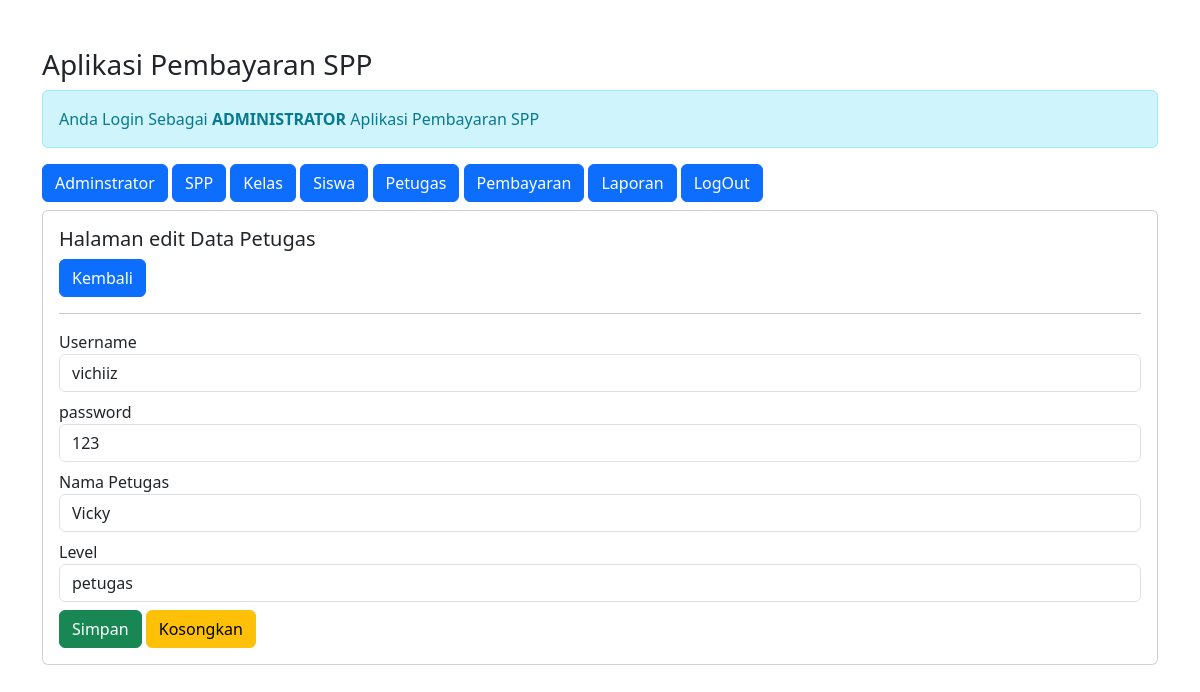
Page /admin/admin.php?url=edit-petugas&id_petugas=2 (signed in) on the committed database.
### tables this page shows
CREATE TABLE `petugas` (
  `id_petugas` int(11) NOT NULL,
  `username` varchar(25) NOT NULL,
  `password` varchar(32) NOT NULL,
  `nama_petugas` varchar(35) NOT NULL,
  `level` enum('admin','petugas') NOT NULL
);

### admin/edit-petugas.php (the view, shortened to what this page needs)
<?php
$id_petugas = $_GET['id_petugas'];
include '../koneksi.php';
$sql = "SELECT*FROM petugas WHERE id_petugas='$id_petugas'";
$query = mysqli_query($koneksi, $sql);
$data = mysqli_fetch_array($query);
?>
<h5>Halaman edit Data Petugas</h5>
<a href="?url=petugas" class="btn btn-primary"> Kembali </a>
<hr>
<form method="post" action="?url=proses-edit-petugas&id_petugas=<?= $id_petugas;?>">
    <div class="form-group mb-2"><label>Username</label>
        <input value="<?= $data['username'] ?>" type="text" name="username" class="form-control" required>
    </div>
    <div class="form-group mb-2"><label>password</label>
        <input value="<?= $data['password'] ?>" type="text" name="password" class="form-control" required>
    </div>
    <div class="form-group mb-2"><label>Nama Petugas</label>
        <input value="<?= $data['nama_petugas'] ?>" type="text" name="nama_petugas" class="form-control" required>
    </div>
    <div class="form-group mb-2"><label>Level</label>
        <select name="level" class="form-control" required>
            <option value="<?= $data['level'] ?>"><?= $data['level'] ?> </option>
        </select>
    </div>
    <div class="form-group">
        <button type="submit" class="btn btn-success"> Simpan </button>
        <button type="reset" class="btn btn-warning"> Kosongkan </button>
    </div>
</form>

### rows in the picture
petugas: username "vichiiz", password "123", nama_petugas "Vicky", level "petugas"
